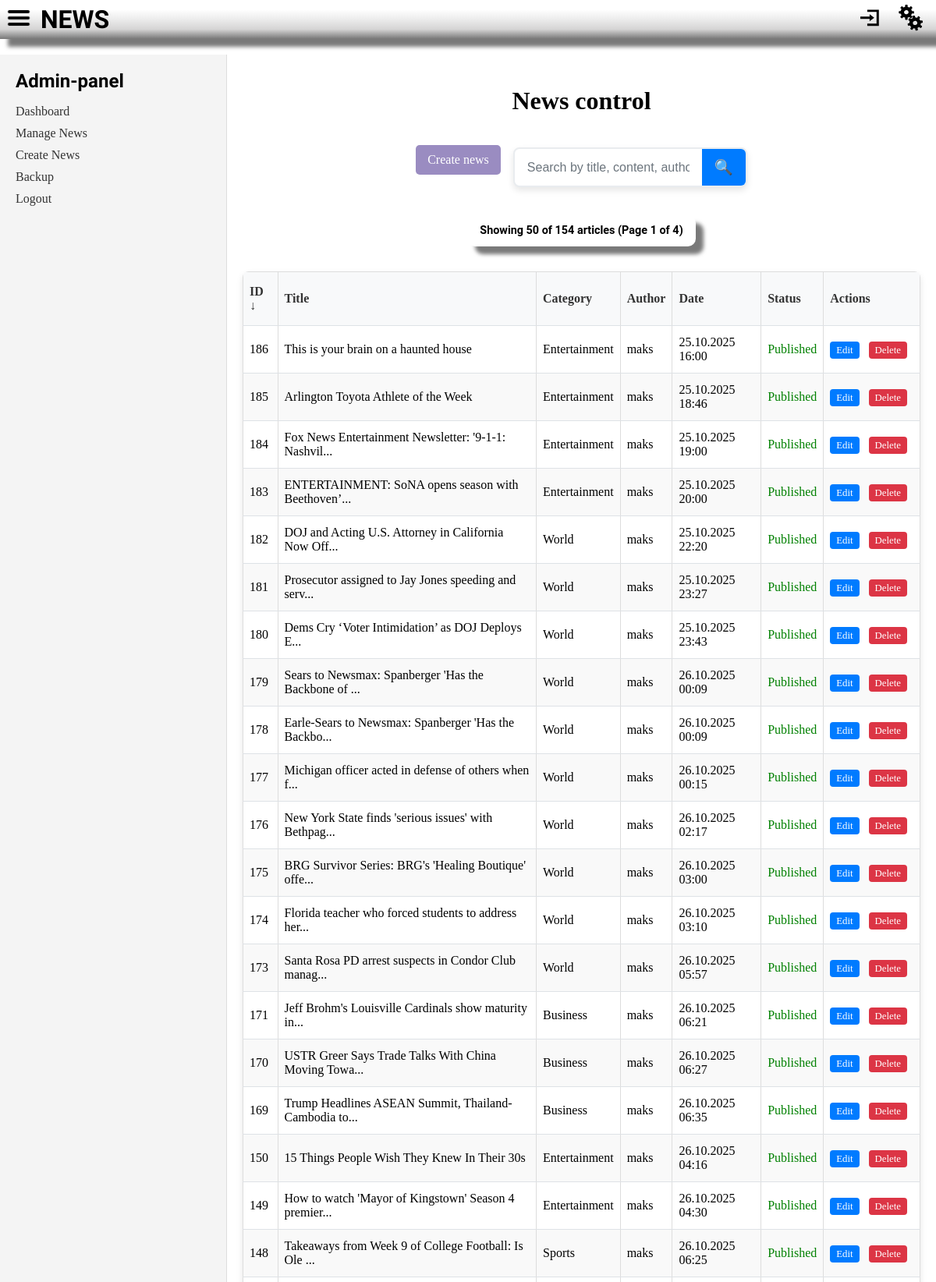
Screenshot of /admin/news/manage.php (signed in, upper part) with the database file from the repository.
### tables this page shows
CREATE TABLE `news` (
  `id` int NOT NULL AUTO_INCREMENT,
  `title` varchar(255) NOT NULL,
  `content` text NOT NULL,
  `excerpt` text,
  `image_url` varchar(500) DEFAULT NULL,
  `category_id` int NOT NULL,
  `author_id` int NOT NULL,
  `published_at` datetime NOT NULL,
  `views` int DEFAULT '0',
  `is_published` tinyint(1) DEFAULT '1',
  `created_at` datetime DEFAULT CURRENT_TIMESTAMP,
  `updated_at` datetime DEFAULT CURRENT_TIMESTAMP ON UPDATE CURRENT_TIMESTAMP,
  PRIMARY KEY (`id`),
  KEY `author_id` (`author_id`),
  KEY `idx_category_published` (`category_id`,`is_published`),
  KEY `idx_published_date` (`is_published`,`published_at`),
  CONSTRAINT `news_ibfk_1` FOREIGN KEY (`category_id`) REFERENCES `categories` (`id`) ON DELETE CASCADE,
  CONSTRAINT `news_ibfk_2` FOREIGN KEY (`author_id`) REFERENCES `users` (`id`) ON DELETE CASCADE
);

CREATE TABLE `categories` (
  `id` int NOT NULL AUTO_INCREMENT,
  `name` varchar(100) NOT NULL,
  `slug` varchar(100) NOT NULL,
  `description` text,
  `created_at` datetime DEFAULT CURRENT_TIMESTAMP,
  `updated_at` datetime DEFAULT CURRENT_TIMESTAMP ON UPDATE CURRENT_TIMESTAMP,
  PRIMARY KEY (`id`),
  UNIQUE KEY `name` (`name`),
  UNIQUE KEY `slug` (`slug`)
);

CREATE TABLE `users` (
  `id` int NOT NULL AUTO_INCREMENT,
  `username` varchar(50) NOT NULL,
  `email` varchar(255) NOT NULL,
  `password_hash` varchar(255) NOT NULL,
  `phone` varchar(20) DEFAULT NULL,
  `preferences` text,
  `is_admin` tinyint(1) DEFAULT '0',
  `created_at` datetime NOT NULL,
  `last_login` datetime NOT NULL,
  `updated_at` datetime DEFAULT CURRENT_TIMESTAMP ON UPDATE CURRENT_TIMESTAMP,
  PRIMARY KEY (`id`),
  UNIQUE KEY `username` (`username`),
  UNIQUE KEY `email` (`email`)
);

### app/core/Database.php (called while the page is built, shortened)
<?php
class Database {
    private static $instance = null;
    private $pdo;
    private function __construct() {
        try {
            $this->pdo = new PDO(
                "mysql:host=" . DB_HOST . ";dbname=" . DB_NAME . ";charset=utf8",
                DB_USER,
                DB_PASS,
                [
                    PDO::ATTR_ERRMODE => PDO::ERRMODE_EXCEPTION,
                    PDO::ATTR_DEFAULT_FETCH_MODE => PDO::FETCH_ASSOC,
                    PDO::ATTR_EMULATE_PREPARES => false,
                ]
            );
        } catch (PDOException $e) {
            throw new Exception("Connection failed: " . $e->getMessage());
        }
    }
    public static function getInstance() {
        if (self::$instance === null) {
            self::$instance = new self();
        }
        return self::$instance;
    }
    public function getConnection() {
        return $this->pdo;
    }
}

### app/models/NewsModel.php (called while the page is built, shortened)
<?php
class NewsModel {
    protected $db;
    public function __construct() {
        $this->db = Database::getInstance();
    }
    public function getAllForAdmin($limit = 50, $offset = 0, $sortBy = 'id', $sortOrder = 'DESC') {
        $allowedSortFields = ['id', 'title', 'category_name', 'author_name', 'published_at', 'is_published'];
        $sortBy = in_array($sortBy, $allowedSortFields) ? $sortBy : 'id';
        $sortOrder = strtoupper($sortOrder) === 'ASC' ? 'ASC' : 'DESC';
        $sql = "SELECT n.*, c.name as category_name, c.slug as category_slug,
                u.username as author_name
                FROM news n
                JOIN categories c ON n.category_id = c.id
                JOIN users u ON n.author_id = u.id
                ORDER BY {$sortBy} {$sortOrder}
                LIMIT :limit OFFSET :offset";
        $stmt = $this->db->getConnection()->prepare($sql);
        $stmt->bindValue(':limit', $limit, PDO::PARAM_INT);
        $stmt->bindValue(':offset', $offset, PDO::PARAM_INT);
        $stmt->execute();
        return $stmt->fetchAll();
    }
    public function getTotalCount() {
        $sql = "SELECT COUNT(*) as total FROM news";
        $stmt = $this->db->getConnection()->prepare($sql);
        $stmt->execute();
        $result = $stmt->fetch(PDO::FETCH_ASSOC);
        return (int)$result['total'];
    }
}

### admin/news/manage.php (the view, shortened to what this page needs)
<?php
require_once '../../app/core/Database.php';
require_once '../../app/models/NewsModel.php';
$newsModel = new NewsModel();
$searchTerm = trim($_GET['search'] ?? '');
$isSearching = !empty($searchTerm);
$articlesPerPage = 50;
$currentPage = isset($_GET['page']) ? max(1, (int)$_GET['page']) : 1;
$offset = ($currentPage - 1) * $articlesPerPage;
$sortBy = $_GET['sort'] ?? 'id';
$sortOrder = $_GET['order'] ?? 'DESC';
if ($isSearching) {
    $totalArticles = $newsModel->getSearchCount($searchTerm);
    $allNews = $newsModel->searchForAdmin($searchTerm, $articlesPerPage, $offset, $sortBy, $sortOrder);
} else {
    $totalArticles = $newsModel->getTotalCount();
    $allNews = $newsModel->getAllForAdmin($articlesPerPage, $offset, $sortBy, $sortOrder);
}
$totalPages = ceil($totalArticles / $articlesPerPage);
?>
<?php
require_once __DIR__ . '/../../header.php';
?>
<div class="admin-container">
    <aside class="admin-sidebar">
        <h2>Admin-panel</h2>
        <nav>
            <ul>
                <li><a href="/admin/">Dashboard</a></li>
                <li><a href="/admin/news/manage.php">Manage News</a></li>
                <li><a href="/admin/news/create.php">Create News</a></li>
                <li><a href="/admin/backup.php">Backup</a></li>
                <li><a href="/app/controller/logout.php">Logout</a></li>
            </ul>
        </nav>
    </aside>
    <main class="admin-main">
        <h1>News control</h1>
        <div class="admin-controls">
            <a href="/admin/news/create.php" class="btn-create">Create news</a>
            <form method="GET" class="search-form">
                <div class="search-input-group">
                    <input type="text" name="search" value="<?php echo htmlspecialchars($searchTerm); ?>"
                           placeholder="Search by title, content, author, or category..."
                           class="search-input">
                    <button type="submit" class="search-btn">🔍</button>
                </div>
            </form>
        </div>
        <?php if (empty($allNews)): ?>
            <?php if ($isSearching): ?>
                <div class="no-results">
                    <p>Nothing found on the search query - "<?php echo htmlspecialchars($searchTerm); ?>".</p>
                    <a href="?" class="btn-clear-search">Show all news</a>
                </div>
            <?php else: ?>
                <p>No news yet.</p>
            <?php endif; ?>
        <?php else: ?>
            <div class="admin-info">
                <?php if ($isSearching): ?>
                    <p>Найдено <?php echo $totalArticles; ?> Search result "<?php echo htmlspecialchars($searchTerm); ?>"
                       (Showing <?php echo count($allNews); ?> of  <?php echo $totalArticles; ?>, Page <?php echo $currentPage; ?> of <?php echo $totalPages; ?>)</p>
                <?php else: ?>
                    <p>Showing <?php echo count($allNews); ?> of <?php echo $totalArticles; ?> articles (Page <?php echo $currentPage; ?> of <?php echo $totalPages; ?>)</p>
                <?php endif; ?>
            </div>
            <table class="admin-table">
                <thead>
                <tr>
                    <th>
                        <a href="?sort=id&order=<?php echo ($sortBy == 'id' && $sortOrder == 'ASC') ? 'DESC' : 'ASC'; ?>&page=<?php echo $currentPage; ?><?php echo $isSearching ? '&search=' . urlencode($searchTerm) : ''; ?>">
                            ID <?php echo ($sortBy == 'id') ? ($sortOrder == 'ASC' ? '↑' : '↓') : ''; ?>
                        </a>
                    </th>
                    <th>
                        <a href="?sort=title&order=<?php echo ($sortBy == 'title' && $sortOrder == 'ASC') ? 'DESC' : 'ASC'; ?>&page=<?php echo $currentPage; ?><?php echo $isSearching ? '&search=' . urlencode($searchTerm) : ''; ?>">
                            Title <?php echo ($sortBy == 'title') ? ($sortOrder == 'ASC' ? '↑' : '↓') : ''; ?>
                        </a>
                    </th>
                    <th>
                        <a href="?sort=category_name&order=<?php echo ($sortBy == 'category_name' && $sortOrder == 'ASC') ? 'DESC' : 'ASC'; ?>&page=<?php echo $currentPage; ?><?php echo $isSearching ? '&search=' . urlencode($searchTerm) : ''; ?>">
                            Category <?php echo ($sortBy == 'category_name') ? ($sortOrder == 'ASC' ? '↑' : '↓') : ''; ?>
                        </a>
                    </th>
                    <th>
                        <a href="?sort=author_name&order=<?php echo ($sortBy == 'author_name' && $sortOrder == 'ASC') ? 'DESC' : 'ASC'; ?>&page=<?php echo $currentPage; ?><?php echo $isSearching ? '&search=' . urlencode($searchTerm) : ''; ?>">
                            Author <?php echo ($sortBy == 'author_name') ? ($sortOrder == 'ASC' ? '↑' : '↓') : ''; ?>
                        </a>
                    </th>
                    <th>
                        <a href="?sort=published_at&order=<?php echo ($sortBy == 'published_at' && $sortOrder == 'ASC') ? 'DESC' : 'ASC'; ?>&page=<?php echo $currentPage; ?><?php echo $isSearching ? '&search=' . urlencode($searchTerm) : ''; ?>">
                            Date <?php echo ($sortBy == 'published_at') ? ($sortOrder == 'ASC' ? '↑' : '↓') : ''; ?>
                        </a>
                    </th>
                    <th>
                        <a href="?sort=is_published&order=<?php echo ($sortBy == 'is_published' && $sortOrder == 'ASC') ? 'DESC' : 'ASC'; ?>&page=<?php echo $currentPage; ?><?php echo $isSearching ? '&search=' . urlencode($searchTerm) : ''; ?>">
                            Status <?php echo ($sortBy == 'is_published') ? ($sortOrder == 'ASC' ? '↑' : '↓') : ''; ?>
                        </a>
                    </th>
                    <th>Actions</th>
                </tr>
                </thead>
                <tbody>
                <?php foreach ($allNews as $newsItem): ?>
                    <tr>
                        <td><?php echo htmlspecialchars($newsItem['id']); ?></td>
                        <td>
                            <a href="/news.php?id=<?php echo $newsItem['id']; ?>" target="_blank">
                                <?php echo htmlspecialchars(substr($newsItem['title'], 0, 50)) . (strlen($newsItem['title']) > 50 ? '...' : ''); ?>
                            </a>
                        </td>
                        <td><?php echo htmlspecialchars($newsItem['category_name']); ?></td>
                        <td><?php echo htmlspecialchars($newsItem['author_name']); ?></td>
                        <td><?php echo date('d.m.Y H:i', strtotime($newsItem['published_at'])); ?></td>
                        <td><?php echo $newsItem['is_published'] ? '<span style="color:green;">Published</span>' : '<span style="color:orange;">Draft</span>'; ?></td>
                        <td class="actions">
                            <a href="/admin/news/edit.php?id=<?php echo $newsItem['id']; ?>">Edit</a>
                            <a href="/admin/news/delete.php?id=<?php echo $newsItem['id']; ?>" onclick="return confirm('Вы уверены, что хотите удалить эту новость?')">Delete</a>
                        </td>
                    </tr>
                <?php endforeach; ?>
                </tbody>
            </table>
        <?php endif; ?>
    </main>
</div>
<?php include '../../footer.php'; ?>
</body>
</html>

### assets/css/main.css (style rules this page uses)
:root { --heading: "Roboto", serif; --text: "Roboto", serif; --primary: rgb(154,140,193); --secondary1: rgba(53, 53, 53, 0.178); --secondary2: rgb(255, 255, 255); --color: rgb(1, 1, 24); }
body { padding: 0; margin: 0; background-image: url(../../resources/Group19.png); height: 100%; display: flex; flex-direction: column; align-items: center; }
main { display: flex; flex-direction: column; align-items: center; }
.admin-container { display: flex; min-height: calc(100vh - 200px); margin-top: 20px; width: 100%; }
.admin-sidebar { width: 250px; background-color: #f4f4f4; padding: 20px; border-right: 1px solid #ddd; }
.admin-sidebar h2 { font-family: "Aclonica", serif; margin-top: 0; }
.admin-sidebar ul { list-style: none; padding: 0; }
.admin-sidebar ul li { margin-bottom: 10px; }
.admin-sidebar ul li a { text-decoration: none; color: #333; font-weight: 500; }
.admin-main { flex: 1; padding: 20px; }
h2 { font-style: normal; padding: 0; margin: 0; }
p { font-family: "Roboto", serif; line-height: 3dvh }
a { text-decoration: none; color: black; }
.admin-main { background-color: white; flex: 1; padding: 20px; }
table { width: 100%; border-collapse: collapse; margin-top: 20px; }
th, td { border: 1px solid #ddd; padding: 10px; text-align: left; }
th { background-color: #f2f2f2; }
tr:nth-child(even) { background-color: #f9f9f9; }
.actions a { margin-right: 10px; text-decoration: none; color: var(--primary); font-weight: 500; }
.btn-create { display: inline-block; padding: 10px 15px; background-color: var(--primary); color: white; text-decoration: none; border-radius: 5px; margin-bottom: 20px; }
.admin-table { width: 100%; border-collapse: collapse; margin: 1rem 0; background: white; box-shadow: 0 4px 8px rgba(0, 0, 0, 0.1); border-radius: 8px; overflow: hidden; }
.admin-table th, .admin-table td { padding: 12px 8px; text-align: left; border-bottom: 1px solid #dee2e6; }
.admin-table th { background-color: #f8f9fa; font-weight: 600; color: #333; position: sticky; top: 0; z-index: 10; }
.admin-table th a { color: #333; text-decoration: none; display: block; padding: 4px 0; transition: color 0.2s ease; }
.admin-table .actions { white-space: nowrap; }
.admin-table .actions a { margin-right: 8px; padding: 4px 8px; background-color: #007bff; color: white; text-decoration: none; border-radius: 4px; font-size: 0.8rem; transition: background-color 0.2s ease; }
.admin-table .actions a:last-child { background-color: #dc3545; }
.admin-info { background-color: white; border-radius: 10px; box-shadow: 10px 10px 5px rgba(0, 0, 0, 0.527); color: black; font-size: 0.9rem; font-weight: 600; padding: 0.5rem 1rem; margin: 1rem 0; text-align: center; }
.admin-info p { margin: 0; }
.admin-controls { display: flex; justify-content: space-between; align-items: center; margin: 1rem 0; gap: 1rem; flex-wrap: wrap; }
.search-form { flex: 1; min-width: 300px; }
.search-input-group { display: flex; align-items: center; background: white; border-radius: 8px; box-shadow: 0 4px 8px rgba(0, 0, 0, 0.1); overflow: hidden; border: 2px solid #e9ecef; transition: border-color 0.2s ease; }
.search-input { flex: 1; padding: 12px 16px; border: none; outline: none; font-size: 1rem; background: transparent; }
.search-input::placeholder { color: #6c757d; }
.search-btn { padding: 12px 16px; background: #007bff; color: white; border: none; cursor: pointer; font-size: 1.2rem; transition: background-color 0.2s ease; display: flex; align-items: center; justify-content: center; }

### rows the page displays
news: id "186", title "This is your brain on a haunted house", category.name "Entertainment", author.username "maks", published_at "25.10.2025 16:00", is_published "Published"
news: id "185", title "Arlington Toyota Athlete of the Week", category.name "Entertainment", author.username "maks", published_at "25.10.2025 18:46", is_published "Published"
news: id "184", title "Fox News Entertainment Newsletter: '9-1-1: Nashvil", category.name "Entertainment", author.username "maks", published_at "25.10.2025 19:00", is_published "Published"
news: id "183", title "ENTERTAINMENT: SoNA opens season with Beethoven’", category.name "Entertainment", author.username "maks", published_at "25.10.2025 20:00", is_published "Published"
news: id "182", title "DOJ and Acting U.S. Attorney in California Now Off", category.name "World", author.username "maks", published_at "25.10.2025 22:20", is_published "Published"
news: id "181", title "Prosecutor assigned to Jay Jones speeding and serv", category.name "World", author.username "maks", published_at "25.10.2025 23:27", is_published "Published"
news: id "180", title "Dems Cry ‘Voter Intimidation’ as DOJ Deploys E", category.name "World", author.username "maks", published_at "25.10.2025 23:43", is_published "Published"
news: id "179", title "Sears to Newsmax: Spanberger 'Has the Backbone of", category.name "World", author.username "maks", published_at "26.10.2025 00:09", is_published "Published"
news: id "178", title "Earle-Sears to Newsmax: Spanberger 'Has the Backbo", category.name "World", author.username "maks", published_at "26.10.2025 00:09", is_published "Published"
news: id "177", title "Michigan officer acted in defense of others when f", category.name "World", author.username "maks", published_at "26.10.2025 00:15", is_published "Published"
news: id "176", title "New York State finds 'serious issues' with Bethpag", category.name "World", author.username "maks", published_at "26.10.2025 02:17", is_published "Published"
news: id "175", title "BRG Survivor Series: BRG's 'Healing Boutique' offe", category.name "World", author.username "maks", published_at "26.10.2025 03:00", is_published "Published"
news: id "174", title "Florida teacher who forced students to address her", category.name "World", author.username "maks", published_at "26.10.2025 03:10", is_published "Published"
news: id "173", title "Santa Rosa PD arrest suspects in Condor Club manag", category.name "World", author.username "maks", published_at "26.10.2025 05:57", is_published "Published"
news: id "171", title "Jeff Brohm's Louisville Cardinals show maturity in", category.name "Business", author.username "maks", published_at "26.10.2025 06:21", is_published "Published"
news: id "170", title "USTR Greer Says Trade Talks With China Moving Towa", category.name "Business", author.username "maks", published_at "26.10.2025 06:27", is_published "Published"
news: id "169", title "Trump Headlines ASEAN Summit, Thailand-Cambodia to", category.name "Business", author.username "maks", published_at "26.10.2025 06:35", is_published "Published"
news: id "150", title "15 Things People Wish They Knew In Their 30s", category.name "Entertainment", author.username "maks", published_at "26.10.2025 04:16", is_published "Published"
news: id "149", title "How to watch 'Mayor of Kingstown' Season 4 premier", category.name "Entertainment", author.username "maks", published_at "26.10.2025 04:30", is_published "Published"
news: id "148", title "Takeaways from Week 9 of College Football: Is Ole", category.name "Sports", author.username "maks", published_at "26.10.2025 06:25", is_published "Published"

### other values shown
count($allNews) "50"
$totalArticles "154"
$currentPage "1"
$totalPages "4"
